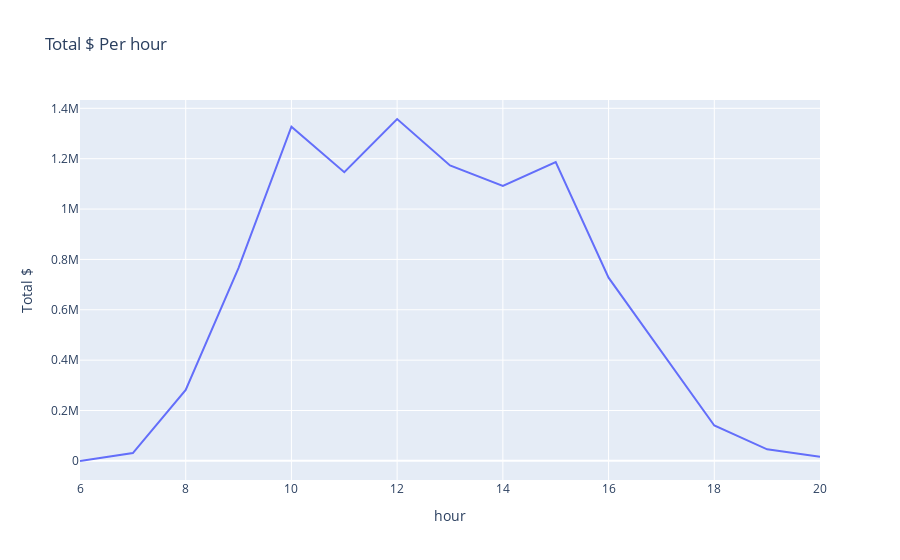

The code cell stored with this chart in its notebook:
### Code cell
df_hour_sale = df.groupby(by='hourofday')['TOTAL'].sum()
px.line(x=df_hour_sale.index,y=df_hour_sale.values,labels={'x':'hour','y':'Total $'},title='Total $ Per hour')

### Figure 1 — Plotly figure (JSON) as saved in the notebook; plotly's stock layout.template omitted (floating-point values rounded to 4 significant figures)
{"data": [{"hovertemplate": "hour=%{x}<br>Total $=%{y}<extra></extra>", "legendgroup": "", "line": {"color": "#636efa", "dash": "solid"}, "marker": {"symbol": "circle"}, "mode": "lines", "name": "", "orientation": "v", "showlegend": false, "type": "scatter", "x": [6, 7, 8, 9, 10, 11, 12, 13, 14, 15, 16, 17, 18, 19, 20], "xaxis": "x", "y": [-497.4, 31010.0, 281700.0, 766500.0, 1327000.0, 1146000.0, 1358000.0, 1173000.0, 1091000.0, 1187000.0, 727700.0, 434800.0, 140400.0, 45860.0, 15920.0], "yaxis": "y"}], "layout": {"legend": {"tracegroupgap": 0}, "title": {"text": "Total $ Per hour"}, "xaxis": {"anchor": "y", "domain": [0, 1], "title": {"text": "hour"}}, "yaxis": {"anchor": "x", "domain": [0, 1], "title": {"text": "Total $"}}}}
